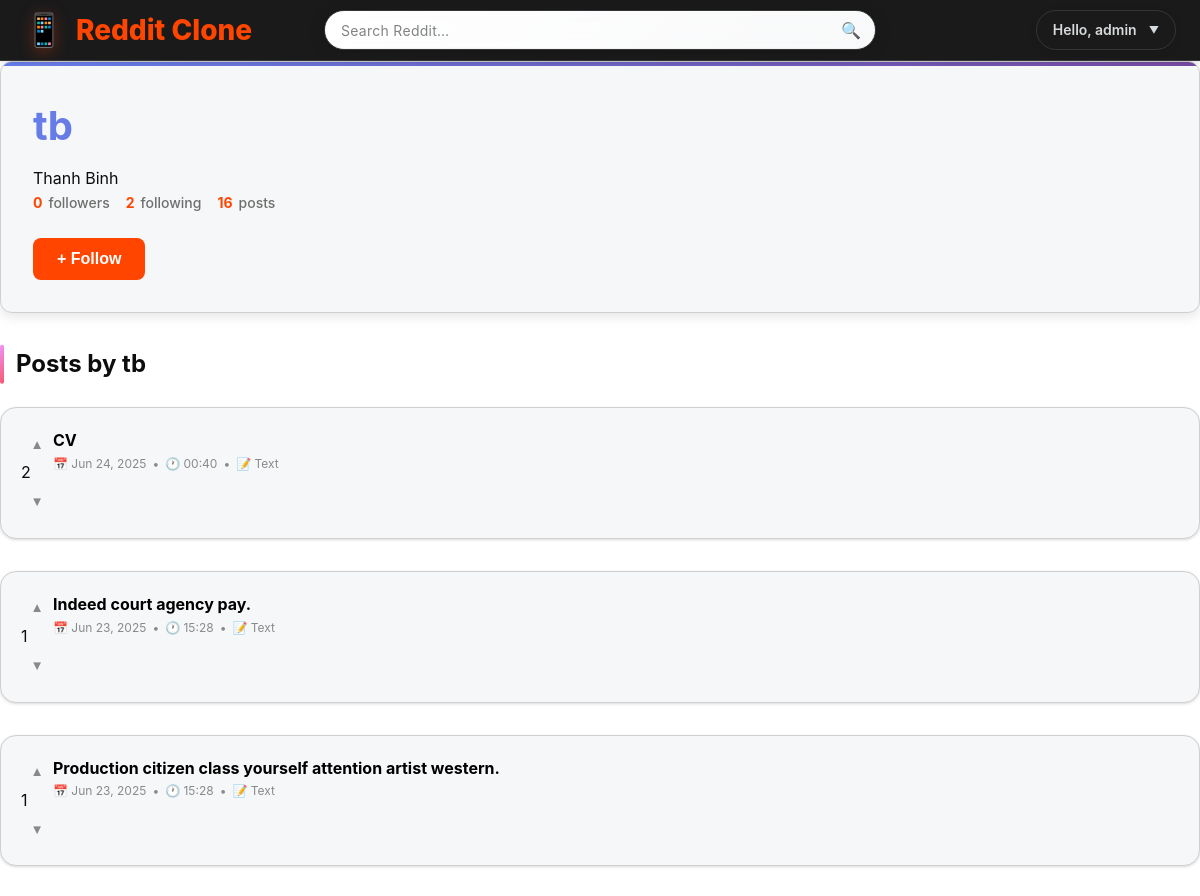
The app's page /users/tb/ (signed in, upper part), older data.
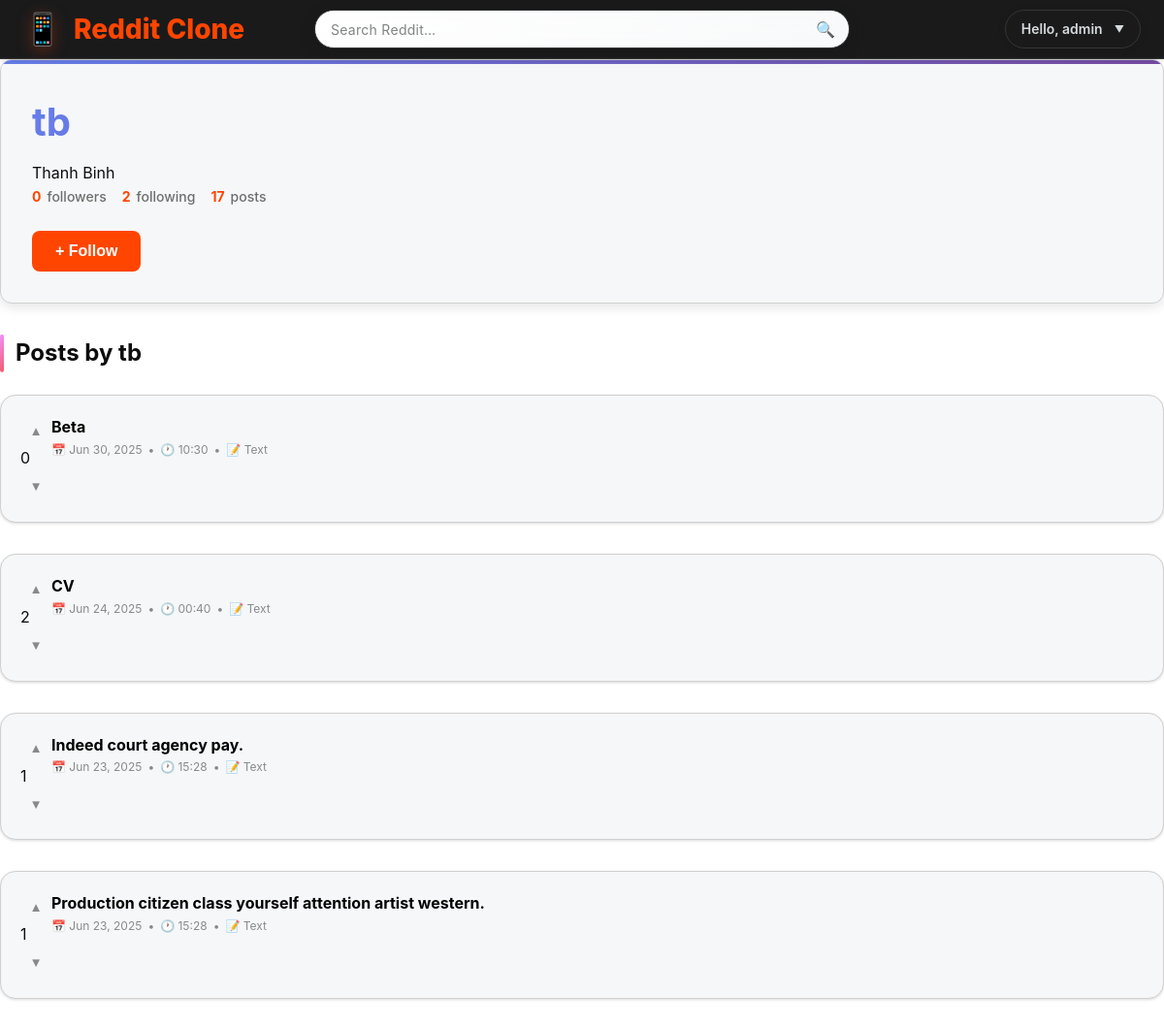
The same page, newer data.
### posts/models.py (models this page shows, shortened)
class Post(models.Model):
    title        = models.CharField(max_length=255)
    content      = models.TextField(blank=True)
    image        = models.ImageField(upload_to='post_images/', blank=True, null=True)
    author       = models.ForeignKey(User, on_delete=models.CASCADE)
    community    = models.ForeignKey(Community, on_delete=models.SET_NULL,
                                     null=True, blank=True, related_name='posts')
    tags         = models.ManyToManyField(Tag, blank=True, related_name='posts')
    created_at   = models.DateTimeField(auto_now_add=True)
    @property
    def score(self):
        upvotes = self.votes.filter(is_upvote=True).count()
        downvotes = self.votes.filter(is_upvote=False).count()
        return upvotes - downvotes

### posts/views.py (the view)
# urls.py: path('users/<str:username>/', views.user_profile_view, name='user_profile'),
@login_required
def user_profile_view(request, username):
    user_obj = get_object_or_404(User, username=username)
    profile  = getattr(user_obj, 'profile', None)
    is_following = Follow.objects.filter(
        follower=request.user,
        following=user_obj
    ).exists()
    user_posts = Post.objects.filter(author=user_obj).order_by('-created_at')
    return render(request, 'posts/user_profile.html', {
        'user_obj': user_obj,
        'profile': profile,
        'is_following': is_following,
        'user_posts': user_posts,    # truyền vào template
    })

### posts/templates/posts/user_profile.html (shortened to what this page needs)
{% extends 'posts/base.html' %}
{% load static %}
{% block extra_css %}
<link rel="stylesheet" href="{% static 'posts\css\dropdown.css' %}">
{% endblock %}
{% block content %}
<div class="profile-container fade-in-up">
  <div class="profile-header">
    <div class="profile-info">
      <h2>{{ user_obj.username }}</h2>
      <p>
        {% if user_obj.first_name or user_obj.last_name %}
          {{ user_obj.first_name }} {{ user_obj.last_name }}
        {% endif %}
      </p>
      <div class="profile-stats">
        <div class="stat-item">
          <span class="stat-number">{{ user_obj.follower_set.count }}</span>
          <span>followers</span>
        </div>
        <div class="stat-item">
          <span class="stat-number">{{ user_obj.following_set.count }}</span>
          <span>following</span>
        </div>
        <div class="stat-item">
          <span class="stat-number">{{ user_posts|length }}</span>
          <span>posts</span>
        </div>
      </div>
      {% if request.user != user_obj %}
        <form method="post" action="{% url 'posts:follow_toggle' user_obj.username %}" class="follow-form">
          <button type="submit" class="follow-btn {% if is_following %}unfollow{% endif %}">
            {% if is_following %}
              <span>✓ Following</span>
            {% else %}
              <span>+ Follow</span>
            {% endif %}
          </button>
        </form>
      {% endif %}
    </div>
  </div>
  <div class="posts-section">
    <h3>
      <span>Posts by {{ user_obj.username }}</span>
    </h3>
    <div class="posts-list">
      {% for post in user_posts %}
        <div class="post-card fade-in-up">
          <div class="post-vote">
            <button class="vote-btn vote-up">▲</button>
            <div class="vote-score">{{ post.score }}</div>
            <button class="vote-btn vote-down">▼</button>
          </div>
          <div class="post-content">
            <h4>
              <a href="{% url 'posts:post_detail' post.id %}">{{ post.title }}</a>
            </h4>
            <div class="post-meta">
              <span class="post-meta-item">
                  <span>📅</span>
                  <span>{{ post.created_at|date:"M j, Y" }}</span>
                </span>
                <span class="post-meta-separator">•</span>
                <span class="post-meta-item">
                  <span>🕐</span>
                  <span>{{ post.created_at|date:"H:i" }}</span>
                </span>
                <span class="post-meta-separator">•</span>
                <span class="post-type">📝 Text</span>
              </div>
            </div>
          </div>
        {% endfor %}
      </div>
    </div>
  </div>
</div>
{% endblock %}

Row changes from the older to the newer data that the page shows:
added Post: score "0", title "Beta", created_at "Jun 30, 2025", created_at "10:30"
Text that changed along with them:
{{ user_posts|length }}: "16" → "17"
